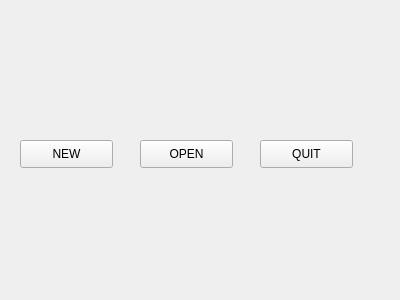
<?xml version="1.0" encoding="UTF-8"?>
<ui version="4.0">
 <class>fileManage</class>
 <widget class="QWidget" name="fileManage">
  <property name="geometry">
   <rect>
    <x>0</x>
    <y>0</y>
    <width>400</width>
    <height>300</height>
   </rect>
  </property>
  <property name="windowTitle">
   <string>Form</string>
  </property>
  <widget class="QPushButton" name="newButton">
   <property name="geometry">
    <rect>
     <x>20</x>
     <y>140</y>
     <width>93</width>
     <height>28</height>
    </rect>
   </property>
   <property name="text">
    <string>NEW</string>
   </property>
  </widget>
  <widget class="QPushButton" name="openButton">
   <property name="geometry">
    <rect>
     <x>140</x>
     <y>140</y>
     <width>93</width>
     <height>28</height>
    </rect>
   </property>
   <property name="text">
    <string>OPEN</string>
   </property>
  </widget>
  <widget class="QPushButton" name="quitButton">
   <property name="geometry">
    <rect>
     <x>260</x>
     <y>140</y>
     <width>93</width>
     <height>28</height>
    </rect>
   </property>
   <property name="text">
    <string>QUIT</string>
   </property>
  </widget>
 </widget>
 <resources/>
 <connections/>
</ui>
